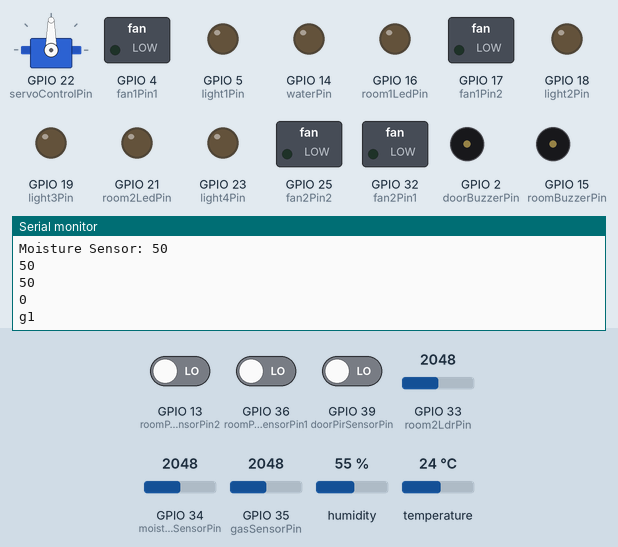
This sketch was run on a simulated ESP32. Shown: servo, switched loads named in the sketch (green lamp = pin HIGH), output pins drawn as LEDs (lit = HIGH), buzzer (waves = sounding, pin HIGH), the last lines printed to the serial monitor. Inputs (shaded band) come from the test bench; at power-on: GPIO 35 (gasSensorPin) = 2048, GPIO 13 (roomPirSensorPin2) LOW, GPIO 34 (moistureSensorPin) = 2048, temperature 24 °C, GPIO 33 (room2LdrPin) = 2048, GPIO 36 (roomPirSensorPin1) LOW, GPIO 39 (doorPirSensorPin) LOW, humidity 55 %. WiFi joins after 1.5 s; servers stay silent unless stated; uploads are accepted with an empty reply.

Above: at 3.2 s.
3.3 s: GPIO 35 (gasSensorPin) set to 2866
At 4.0 s:
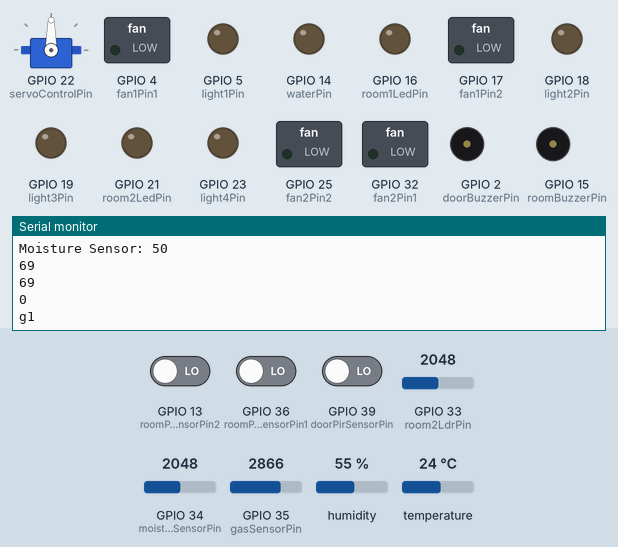
5.2 s: GPIO 35 (gasSensorPin) set to 1228
At 5.39 s:
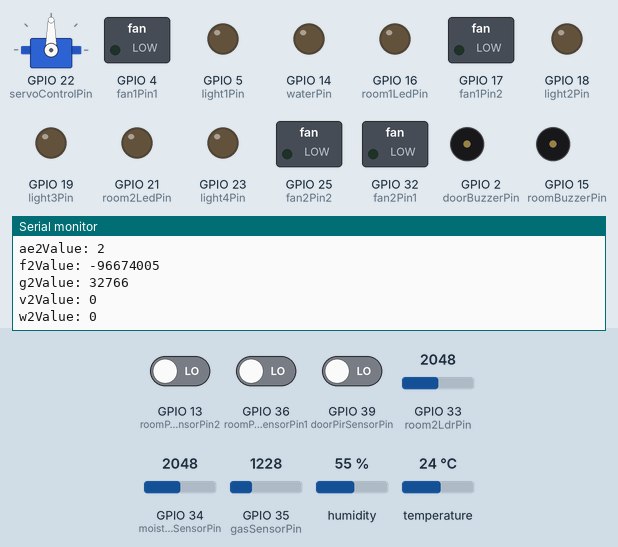
6.9 s: GPIO 35 (gasSensorPin) set to 20
At 8.04 s:
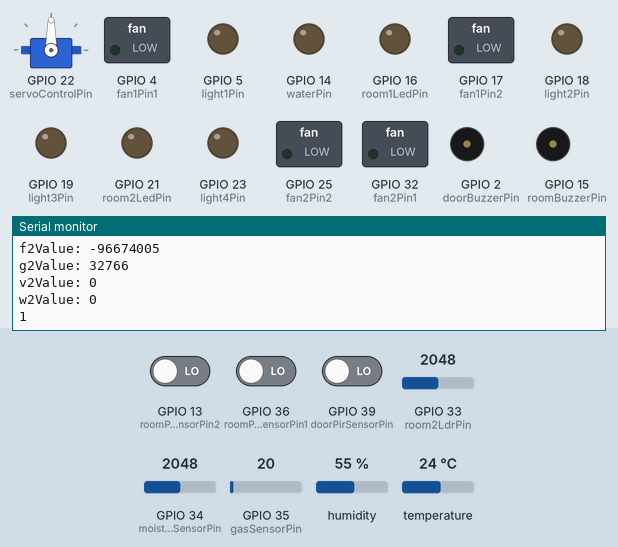
8.8 s: GPIO 13 (roomPirSensorPin2) driven HIGH
16.0 s: GPIO 34 (moistureSensorPin) set to 20
At 16.81 s:
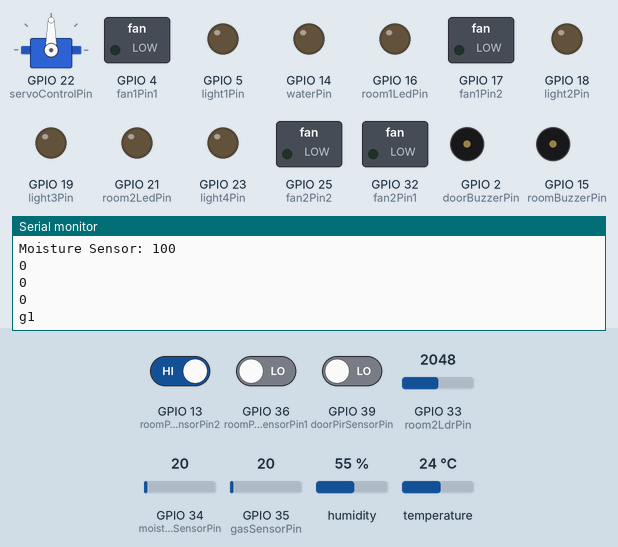
23.2 s: temperature set to 0 °C
At 27.87 s:
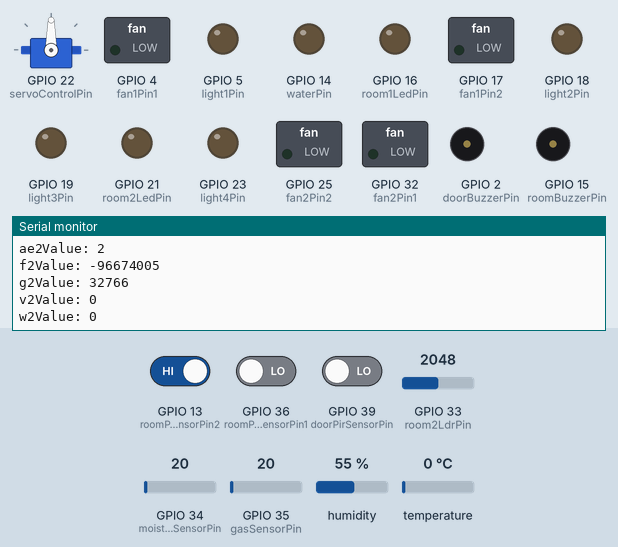
Timing chart, 0 to 29.4 s (numbered marks = the images above; inputs shaded):
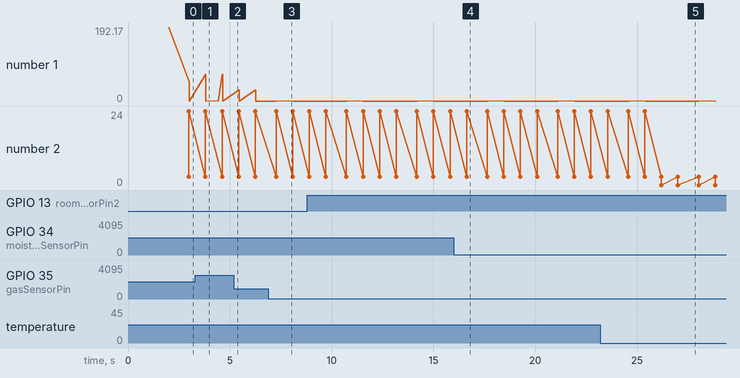

Measured:
- after the input at 3.3 s, the serial monitor: prints a new line at once (image 1)
- after the input at 6.9 s, the serial monitor: prints a new line after 0.62 s (image 3)
- after the input at 16.0 s, the serial monitor: prints a new line at once (image 4)
- after the input at 23.2 s, the serial monitor: prints a new line after 0.09 s (image 5)

The sketch:

de_project.ino
```cpp
#include <ESP32Servo.h>
#include <HTTPClient.h>
#include <WiFi.h>
#include <Wire.h>
#include <ArduinoJson.h>
#include <DHT.h>

#define lm35Pin2 26     // Digital pin connected to the DHT sensor
#define DHTTYPE DHT11   // DHT 11
#define DHTPIN lm35Pin2   // DHT 11

DHT dht(DHTPIN, DHTTYPE);

// check difference and update cells

const char* ssid = "WIFI network SSID";     //  WiFi network SSID
const char* password = "password"; //  WiFi network password
const char* scriptUrl = "https://script.google.com/macros/s/key/exec"; // Replace with script URL

void connectToWiFi();

String readData(String cell);
void sendData(String cell, String value);

// Define the pins
const int doorPirSensorPin = 39;    // Door PIR sensor pin
const int roomPirSensorPin1 = 36;    // Room PIR sensor pin
const int roomPirSensorPin2 = 13;    // Room PIR sensor pin
const int doorBuzzerPin = 2;        // Buzzer pin for the door PIR
const int roomBuzzerPin = 15;       // Buzzer pin for the room PIR
//const int room1LdrPin = 27;         // LDR pin for room 1
const int room2LdrPin = 33;         // LDR pin for room 2
const int room1LedPin = 16;         // LED pin for room 1
const int room2LedPin = 21;         // LED pin for room 2
const int lm35Pin1 = 26;
//const int lm35Pin2 = 26;            // LM35 sensor pin 2

const int moistureSensorPin = 34;   // Moisture sensor pin
const int servoControlPin = 22;     // Servo control pin
const int gasSensorPin = 35;        // Gas sensor pin
const int light1Pin = 5;            // Light 1 pin
const int light2Pin = 18;           // Light 2 pin
const int light3Pin = 19;           // Light 3 pin
const int light4Pin = 23;           // Light 4 pin
//const int gasBuzzerPin = 22;        // Buzzer pin for high gas levels
// Define the pins for the motor driver connections
const int fan1Pin1 = 4;  // Connect to IN1 of motor driver
const int fan1Pin2 = 17; // Connect to IN2 of motor driver
const int fan2Pin1 = 32; // Connect to IN3 of motor driver
const int fan2Pin2 = 25; // Connect to IN4 of motor driver
const int waterPin = 14;

Servo servoMotor;  // Create a servo object

bool doorMoved = false;

void setup() {
  pinMode(doorPirSensorPin, INPUT);    // Set the door PIR sensor pin as input
  pinMode(roomPirSensorPin1, INPUT);    // Set the room PIR sensor pin as input
  pinMode(roomPirSensorPin2, INPUT);    // Set the room PIR sensor pin as input
  pinMode(doorBuzzerPin, OUTPUT);      // Set the buzzer pin for door PIR as output
  pinMode(roomBuzzerPin, OUTPUT);      // Set the buzzer pin for room PIR as output
//  pinMode(room1LdrPin, INPUT);         // Set the LDR pin for room 1 as input
  pinMode(room2LdrPin, INPUT);         // Set the LDR pin for room 2 as input
  pinMode(room1LedPin, OUTPUT);        // Set the LED pin for room 1 as output
  pinMode(room2LedPin, OUTPUT);        // Set the LED pin for room 2 as output
  //pinMode(lm35Pin2, INPUT);            // Set the LM35 sensor pin 2 as input
  pinMode(moistureSensorPin, INPUT);   // Set the moisture sensor pin as input
  pinMode(servoControlPin, OUTPUT);   // Set the servo control pin as output
  pinMode(gasSensorPin, INPUT);       // Set the gas sensor pin as input
  pinMode(light1Pin, OUTPUT);         // Set the light 1 pin as output
  pinMode(light2Pin, OUTPUT);         // Set the light 2 pin as output
  pinMode(light3Pin, OUTPUT);         // Set the light 3 pin as output
  pinMode(light4Pin, OUTPUT);         // Set the light 4 pin as output
  //pinMode(gasBuzzerPin, OUTPUT);      // Set the buzzer pin for high gas levels

   // Set motor driver pins as output
  pinMode(fan1Pin1, OUTPUT);
  pinMode(fan1Pin2, OUTPUT);
  pinMode(fan2Pin1, OUTPUT);
  pinMode(fan2Pin2, OUTPUT);
  pinMode(waterPin, OUTPUT);
  dht.begin();
  servoMotor.attach(servoControlPin); // Attach the servo to its pin

  Serial.begin(9600); // Initialize serial communication
  connectToWiFi();      // Connect to WiFi
}

unsigned long lastRoomActivityTime = 0; // Variable to store the time of last room activity
const unsigned long inactiveTimeout = 30000; // 30 seconds in milliseconds

unsigned long doorBuzzerStartTime = 0;
unsigned long roomBuzzerStartTime = 0;

const unsigned long doorBuzzerDuration = 10000; // Duration for the door buzzer
const unsigned long roomBuzzerDuration = 10000; // Duration for the room buzzer

int roomSensorValue;
int count = 0;
void loop() {
  String readValues = readData("AH2");

  int doorSensorValue = digitalRead(doorPirSensorPin);
  int roomSensorValue1 = digitalRead(roomPirSensorPin1);
  int roomSensorValue2 = digitalRead(roomPirSensorPin2);

  Serial.print("Door PIR: ");
  Serial.println(doorSensorValue);
  Serial.print("Room PIR: ");
  Serial.println(roomSensorValue1);
  Serial.print("Room PIR: ");
  Serial.println(roomSensorValue2);

  if(roomSensorValue1 == 1)
    roomSensorValue = 1;

  else if(roomSensorValue2 == 1)
    roomSensorValue = 1;
  else
    roomSensorValue = 0;


  if(doorSensorValue == HIGH){
    doorSensorValue = 1;
  }
  else{
    doorSensorValue = 0;
  }

  int temp1 = lm35Pin1;       // Read LM35 sensor 1 value
  //int temp2 = analogRead(lm35Pin2);       // Read LM35 sensor 2 value
  float temp2 = dht.readTemperature();
  int moistureValue = analogRead(moistureSensorPin); // Read moisture sensor value
  moistureValue = 100 - 100*moistureValue/4096;

  // Loop through the characters of the readValues string
  int array[25];
  int h = 0;
  String s1 = "";

  //  Adding the values to array (Very important code)
  for (int i = 0; i < readValues.length(); i++) {
      char currentChar = readValues[i];

      if (currentChar == '*') {
          continue;
      } else if (currentChar == 'T') {
          array[h] = 1;
          //Serial.println(String(h)+", "+String(array[h]));
          i = i + 4;
          h++;
      } else if (currentChar == 'F') {
          array[h] = 0;
          //Serial.println(String(h)+", "+String(array[h]));
          h++;
          i = i + 5;
      } else if (currentChar == '#') {
          break;
      } else {
          s1 += currentChar;
          // Check if the next character is '*' or '#'
          if (i + 1 < readValues.length() && (readValues[i + 1] == '*' || readValues[i + 1] == '#')) {
              array[h] = s1.toInt();
              h++;
              s1 = ""; // Reset s1 for the next number
          }
      }
  }
  Serial.println("Values");

int b2Value = array[0];
int h2Value = array[6];
int c2Value = array[1];
int d2Value = array[2];
int e2Value = array[3];
int k2Value = array[9];
int l2Value = array[10];
int m2Value = array[11];
int n2Value = array[12];
int q2Value = array[13];
int r2Value = array[14];

int i2Value = array[7];
int j2Value = array[8];
int s2Value = array[15];
int t2Value = array[16];
int z2Value = array[19];
int aa2Value = array[20];
int ab2Value = array[21];
int ac2Value = array[22];
int ad2Value = array[23];
int ae2Value = array[24];

int f2Value = array[4];
int g2Value = array[5];
int v2Value = array[17];
int w2Value = array[18];

// Add Serial.print commands below each variable assignment
Serial.print("b2Value: ");
Serial.println(b2Value);

Serial.print("h2Value: ");
Serial.println(h2Value);

Serial.print("c2Value: ");
Serial.println(c2Value);

Serial.print("d2Value: ");
Serial.println(d2Value);

Serial.print("e2Value: ");
Serial.println(e2Value);

Serial.print("k2Value: ");
Serial.println(k2Value);

Serial.print("l2Value: ");
Serial.println(l2Value);

Serial.print("m2Value: ");
Serial.println(m2Value);

Serial.print("n2Value: ");
Serial.println(n2Value);

Serial.print("q2Value: ");
Serial.println(q2Value);

Serial.print("r2Value: ");
Serial.println(r2Value);

Serial.print("i2Value: ");
Serial.println(i2Value);

Serial.print("j2Value: ");
Serial.println(j2Value);

Serial.print("s2Value: ");
Serial.println(s2Value);

Serial.print("t2Value: ");
Serial.println(t2Value);

Serial.print("z2Value: ");
Serial.println(z2Value);

Serial.print("aa2Value: ");
Serial.println(aa2Value);

Serial.print("ab2Value: ");
Serial.println(ab2Value);

Serial.print("ac2Value: ");
Serial.println(ac2Value);

Serial.print("ad2Value: ");
Serial.println(ad2Value);

Serial.print("ae2Value: ");
Serial.println(ae2Value);

Serial.print("f2Value: ");
Serial.println(f2Value);

Serial.print("g2Value: ");
Serial.println(g2Value);

Serial.print("v2Value: ");
Serial.println(v2Value);

Serial.print("w2Value: ");
Serial.println(w2Value);

    while(1){
      if(count == 0){
        count++;
        if(f2Value != temp1){
          sendData("F2", String(temp2));
          sendData("G2", String(temp2));
          break;
        }

      }

      /*if(count == 1){
        if(g2Value != temp2){
          sendData("G2", String(temp2));
          break;
        }
        count++;
      }*/

      if(count == 1){
        count++;
        int gasSensorValue = 100*analogRead(gasSensorPin)/4095; // Read gas sensor value
        if(v2Value != gasSensorValue){
          sendData("V2", String(gasSensorValue));
          break;
        }

      }

      if(count == 2){
        count++;
        Serial.println(1);
        if(w2Value != moistureValue){
          sendData("W2", String(moistureValue));
          break;
        }
      }

      if(count == 3){
        count++;
        if(q2Value != doorSensorValue){
          if(doorSensorValue){
            sendData("Q2", "TRUE");
          }
          else{
            sendData("Q2", "FALSE");
          }
          break;
        }
      }

      if(count == 4){
        count = 0;
        if(r2Value != roomSensorValue){
          if(roomSensorValue){
            sendData("R2", "TRUE");
          }
          else{
            sendData("R2", "FALSE");
          }
          break;
        }
      }

      break;
    }

    // Vout = (10 mV/°C) * temperature
    float temperature1 = (temp1 / 10.0); // Assuming lm35Value1 is already defined
    float temperature2 = (temp2 / 10.0); // Assuming lm35Value2 is already defined

  // Control fan for room 1
  if (b2Value == 1) {
    if (d2Value == 0) {
      // Turn on fan for room 1
      digitalWrite(fan1Pin1, HIGH);
      digitalWrite(fan1Pin2, LOW);
    } else {
      // Check temperature threshold for room 1
      if (temperature2 >h2Value) {
        // Turn on fan for room 1
        digitalWrite(fan1Pin1, HIGH);
        digitalWrite(fan1Pin2, LOW);
      } else {
        // Turn off fan for room 1
        digitalWrite(fan1Pin1, LOW);
        digitalWrite(fan1Pin2, LOW);
      }
    }
  } else {
    // Turn off fan for room 1
    digitalWrite(fan1Pin1, LOW);
    digitalWrite(fan1Pin2, LOW);
  }

  // Control fan for room 2
  Serial.println("F1");
  if (c2Value == 1) {
    Serial.println("F2");
    if (e2Value == 0) {
      Serial.println("F3");
      // Turn on fan for room 2
      digitalWrite(fan2Pin1, HIGH);
      digitalWrite(fan2Pin2, LOW);
    } else {
      // Check temperature threshold for room 2
      if (temperature2 > h2Value) {
        // Turn on fan for room 2
        digitalWrite(fan2Pin1, HIGH);
        digitalWrite(fan2Pin2, LOW);
      } else {
        // Turn off fan for room 2
        digitalWrite(fan2Pin1, LOW);
        digitalWrite(fan2Pin2, LOW);
      }
    }
  } else {
    // Turn off fan for room 2
    digitalWrite(fan2Pin1, LOW);
    digitalWrite(fan2Pin2, LOW);
  }

  if (ac2Value == 1) {
    servoMotor.write(110);
    Serial.println("OPEN");
  } else if (ac2Value == 0) {
      servoMotor.write(0);
      Serial.println("CLOSE");
  }


  Serial.print("Temperature 1: ");
  Serial.print(temperature1);
  Serial.println(" °C");
  Serial.print("Temperature 2: ");
  Serial.print(temperature2*10);
  Serial.println(" °C");

  Serial.print("Moisture Sensor: ");
  Serial.println(moistureValue);
  //int room1LdrValue = analogRead(room1LdrPin);  // Read LDR value for room 1
  int room2LdrValue = analogRead(room2LdrPin);  // Read LDR value for room 2
  if (i2Value == 1) {
    // Turn on room 1 LED if LDR value is 0, otherwise turn it off
    if (k2Value == 1) {
      // If sensor doesn't detect anything, check for inactive timeout
      if (millis() - lastRoomActivityTime >= inactiveTimeout) {
        lastRoomActivityTime = 0;
        //If the inactive timeout has elapsed, turn off the room lights
        digitalWrite(room2LedPin, LOW);
      }
      else if (room2LdrValue == 0) { //It should be toom1ldr
        digitalWrite(room2LedPin, HIGH);  // Turn on LED for room 1
      } else{
        digitalWrite(room2LedPin, LOW);  // Turn on LED for room 1
      }
    } else {
      digitalWrite(room2LedPin, HIGH);   // Turn off LED for room 1
    }
  } else {
    digitalWrite(room2LedPin, LOW);   // Turn off LED for room 1
  }

  if (j2Value == 1) {
    // Turn on room 1 LED if LDR value is 0, otherwise turn it off

    if (l2Value == 1) {

      // If sensor doesn't detect anything, check for inactive timeout
      if (millis() - lastRoomActivityTime >= inactiveTimeout) {
        lastRoomActivityTime = 0;
        //If the inactive timeout has elapsed, turn off the room lights
        digitalWrite(room1LedPin, LOW);
      }
      else if (room2LdrValue == 0) {
        digitalWrite(room1LedPin, HIGH);  // Turn on LED for room 1
      } else{
        digitalWrite(room1LedPin, LOW);  // Turn on LED for room 1
      }

    } else {
      digitalWrite(room1LedPin, HIGH);   // Turn off LED for room 1
    }
  } else {
    digitalWrite(room1LedPin, LOW);   // Turn off LED for room 1
  }


  if (doorSensorValue == 1) {
    // Turn on the buzzer for the room
    /*
    if(ae2Value == 1){
      Serial.println("ESPCAM!!");
    }*/
    if(m2Value == 1 && doorBuzzerStartTime == 0){
      digitalWrite(doorBuzzerPin, HIGH);
      doorBuzzerStartTime = millis(); // Record the time the buzzer started
    }
  } else{
  }
  if (millis() - doorBuzzerStartTime >= doorBuzzerDuration) {
    digitalWrite(doorBuzzerPin, LOW);  // Turn off the buzzer
    doorBuzzerStartTime = 0;
  }

  // Check if the room PIR sensor detects something
  if (roomSensorValue == 1) {
    // If sensor detects something, update the last room activity time
    if(lastRoomActivityTime == 0)
      lastRoomActivityTime = millis();

    if(n2Value == 1 && roomBuzzerStartTime == 0){
      // Turn on the buzzer for the room
      digitalWrite(roomBuzzerPin, HIGH);
      roomBuzzerStartTime = millis(); // Record the time the buzzer started
    }
  }

  if (millis() - roomBuzzerStartTime >= roomBuzzerDuration) {
    digitalWrite(roomBuzzerPin, LOW);  // Turn off the buzzer
    roomBuzzerStartTime = 0;
  }
  int gasSensorValue = 100*analogRead(gasSensorPin)/4095;
  Serial.println(gasSensorValue);
  Serial.println(gasSensorValue);
  if(t2Value == 0){
    Serial.println(0);
    digitalWrite(light1Pin, LOW);
    digitalWrite(light2Pin, LOW);
    digitalWrite(light3Pin, LOW);
    digitalWrite(light4Pin, LOW);
  } else if (gasSensorValue < 10) {
    Serial.println(1);
    digitalWrite(light1Pin, HIGH);
    digitalWrite(light2Pin, LOW);
    digitalWrite(light3Pin, LOW);
    digitalWrite(light4Pin, LOW);
  } else if (gasSensorValue < 30) {
    Serial.println(2);
    digitalWrite(light1Pin, LOW);
    digitalWrite(light2Pin, HIGH);
    digitalWrite(light3Pin, LOW);
    digitalWrite(light4Pin, LOW);
  } else if (gasSensorValue < 60) {
    Serial.println(3);
    digitalWrite(light1Pin, LOW);
    digitalWrite(light2Pin, LOW);
    digitalWrite(light3Pin, HIGH);
    digitalWrite(light4Pin, LOW);
  } else {
    Serial.println(4);
    digitalWrite(light1Pin, LOW);
    digitalWrite(light2Pin, LOW);
    digitalWrite(light3Pin, LOW);
    digitalWrite(light4Pin, HIGH);
  }
  if(s2Value == 1 && gasSensorValue >= 60){
    // Activate room buzzer
    digitalWrite(doorBuzzerPin, HIGH);
    doorBuzzerStartTime = millis(); // Record the time the buzzer started
  }
  else{
    if (millis() - doorBuzzerStartTime >= doorBuzzerDuration) {
      digitalWrite(doorBuzzerPin, LOW);  // Turn off the buzzer
      doorBuzzerStartTime = 0;
  }
  }
  int moistureThreshold = 15; // Adjust this threshold according to your requirement
  // Check conditions to control the water pump
  Serial.println("g1");
  if (aa2Value == 1) {
    Serial.println("g2");
    if (ab2Value == 0) {
      // Turn on the water pump
      Serial.println("g3");
      pinMode(waterPin, OUTPUT);
      digitalWrite(waterPin, LOW);
    } else {
      // Check moisture threshold
      if (moistureValue < moistureThreshold) {
        // Turn on the water pump
        pinMode(waterPin, OUTPUT);
        digitalWrite(waterPin, LOW);
        Serial.println(4);
      } else {
        // Turn off the water pump
        digitalWrite(waterPin, LOW);
        pinMode(waterPin, INPUT);
      }
    }
  } else {
    // Turn off the water pump if AA2 is false
    digitalWrite(waterPin, LOW);
    pinMode(waterPin, INPUT);
  }

  // Check if Z2 is true and moistureValue is below a threshold
  if (z2Value == 1 && moistureValue < moistureThreshold) {
    // Activate MOISTURE buzzer
    digitalWrite(doorBuzzerPin, HIGH);
    doorBuzzerStartTime = millis(); // Record the time the buzzer started
  }
  else{
    if (millis() - doorBuzzerStartTime >= doorBuzzerDuration) {
      digitalWrite(doorBuzzerPin, LOW);  // Turn off the buzzer
      doorBuzzerStartTime = 0;
  }
  }

}

void connectToWiFi() {
  Serial.println("Connecting to WiFi...");
  WiFi.begin(ssid, password); // Connect to WiFi network
  Serial.print("Waiting for WIFI");
  while (WiFi.status() != WL_CONNECTED) {
    delay(1000); // Wait for connection
    Serial.print(".");
  }

  Serial.println("");
  Serial.println("WiFi connected");
  Serial.println("IP address: ");
  Serial.println(WiFi.localIP()); // Print ESP32 IP address
}

String readData(String cell) {
  HTTPClient https;

  // Construct the URL with the cell parameter
  String url = "https://script.google.com/macros/s/key/exec?action=read&cell=" + cell;

  // Start the HTTP connection
  https.begin(url);
  https.setFollowRedirects(HTTPC_STRICT_FOLLOW_REDIRECTS);
  // Send GET request and get the response
  int httpResponseCode = https.GET();

  String response;

  // Check if the request was successful
  if (httpResponseCode == HTTP_CODE_OK) {
    // Read the response body
    response = https.getString();

    // Parse the JSON response
    DynamicJsonDocument jsonDoc(1024); // Choose the appropriate size for your JSON document
    deserializeJson(jsonDoc, response);

    // Extract the value from the JSON object
    String value = jsonDoc["value"];

    // Assign the extracted value to the response string
    response = value;
  } else if (httpResponseCode == HTTP_CODE_MOVED_PERMANENTLY || httpResponseCode == HTTP_CODE_FOUND) {
    // If redirected, get the new URL from the location header
    String newUrl = https.header("Location");
    Serial.println("Redirected to: " + newUrl);

    // Retry the request with the new URL
    https.begin(newUrl);
    httpResponseCode = https.GET();

    // Check if the request was successful after redirection
    if (httpResponseCode == HTTP_CODE_OK) {
      // Read the response body
      response = https.getString();

      // Parse the JSON response
      DynamicJsonDocument jsonDoc(1024); // Choose the appropriate size for your JSON document
      deserializeJson(jsonDoc, response);

      // Extract the value from the JSON object
      String value = jsonDoc["value"];

      // Assign the extracted value to the response string
      response = value;
    } else {
      // Print the error code if request failed
      Serial.print("Error code after redirection: ");
      Serial.println(httpResponseCode);
    }
  } else {
    // Print the error code if request failed
    Serial.print("Error code: ");
    Serial.println(httpResponseCode);
  }

  // End the HTTP connection
  https.end();

  return response;
}


void sendData(String cell, String value) {
  HTTPClient http;
  String url = "https://script.google.com/macros/s/key/exec?action=write";
  String requestBody = "{\"cell\": \"" + cell + "\", \"newValue\": \"" + value + "\"}";

  http.begin(url);
  http.addHeader("Content-Type", "application/json");

  int httpResponseCode = http.POST(requestBody);

  http.end();
}
```
